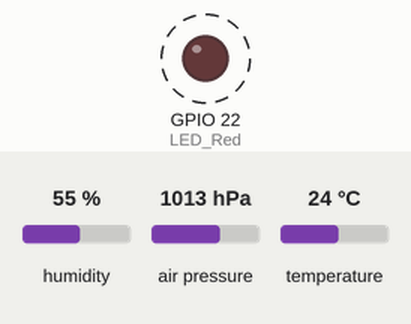
Recording of a sketch running on a simulated ESP32-C6. Parts: output pins drawn as LEDs (lit = HIGH). Dashed ring = blinking. Inputs (shaded band) come from the test bench; at power-on: humidity 55 %, air pressure 1013 hPa, temperature 24 °C. What the sketch prints to the serial monitor is not drawn.

Above: at 1.0 s.
Timing chart, 0 to 3.5 s (numbered marks = the images above):
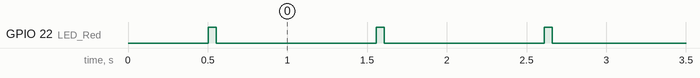

The sketch:

BME280_Test.ino
```cpp
/*
  Dave Williams, DitroniX 2019-2026 (ditronix.net)
  CWX(C6), AQIX and AQIL Compact Weather Station and Air Quality Monitors - ESP32-C6 Series Board
  Features include ESP32-C6, BME280, SCD40/SCD41 Air Quality CO2 Sensor, SFH2440 Light Sensor, CR123A, Battery Sensor, USB ESP32C6 Dev Board  Flashing Compatible

  PCA 1.2603 - CWX(C6), AQIX and AQIL - Basic Bring Up Test Code - March 2026

  Remember!
  - Set the BOARD to Use ESP32C6 Dev Module (or similar).
  - You can also set the BAUD rate up to 921600 to speed up flashing.
  - The SDK does NOT need external power to flash.  It will take Power from the USB 5V.
  - The Serial Monitor is configured for BAUD 115200

  The purpose of this test code is to cycle through the various main functions of the board as part of bring up testing.
  .
  This test code is OPEN SOURCE and formatted for easier viewing.  Although is is not intended for real world use, it may be freely used, or modified as needed.
  It is distributed on an "AS IS" BASIS, WITHOUT WARRANTIES OR CONDITIONS OF ANY KIND, either express or implied.

  Further information, details and examples can be found on our website or github.com/DitroniX

  CWX           https://github.com/DitroniX/CWX-Compact-Weather-Station
  AQIX          https://github.com/DitroniX/AQIX-Air-Quality-Monitor-IoT-Weather-Station
  AQIL (LoRA)   https://github.com/DitroniX/AQIL-ESP32-C6-SX1262-LoRa-Air-Quality-Monitor-IoT-Weather-Station
*/

// Libraries
#include "Arduino.h"
#include "Wire.h"
#include <Adafruit_BME280.h>  // Remember to install the Adafruit_BME280 library
#include <Adafruit_Sensor.h>

// ######### VARIABLES / DEFINES / STATIC #########

// Variables
char SensorResult[10];
float TemperatureC;
float Humidity;
int Pressure;

// Constants
const int LoopDelay = 1;  // Loop Delay in Seconds

// Objects
Adafruit_BME280 bme;  //BME280 connect to ESP32-C6 I2C BME280 0x76 | BMP280 0x76 |  BMP180 0x77

// **************** IO ****************

// Define I2C (Expansion Port)
#define I2C_SDA 6
#define I2C_SCL 7

// **************** OUTPUTS ****************
#define LED_Red 22    // Red LED
#define LED_Green 21  // Gren LED
#define LED_Blue 23   // Blue LED

// ######### FUNCTIONS #########

// Initialise BME280
void InitialiseTemperatureSensor() {
  if (!bme.begin(0x76)) {
    Serial.println("Could not find a valid BME280 sensor, check wiring!  Could eqally be a BMP180?");
    // BME280 0x76 | BMP280 0x76 |  BMP180 0x77
    // while (1);
  }
}

// ######### SETUP #########
void setup() {

  //Stabalise
  delay(500);

  // Initialize UART:
  Serial.begin(115200, SERIAL_8N1);  //115200
  while (!Serial)
    ;
  Serial.println("");

  // Initialize I2C
  Wire.begin(I2C_SDA, I2C_SCL);

  // LEDs
  pinMode(LED_Red, OUTPUT);

  // LEDs Default Off State
  digitalWrite(LED_Red, LOW);

  InitialiseTemperatureSensor();
  Serial.println("");

  Serial.println("CWX(C6), AQIX and AQIL Configured...\n");
}

// ######### LOOP #########
void loop() {

  // Get Temperature ºC and round to 1 decimal place
  TemperatureC = bme.readTemperature();
  dtostrf(TemperatureC, 5, 1, SensorResult);
  sprintf(SensorResult, "%s", SensorResult);
  Serial.print("Temperature (ºC): ");
  Serial.println(SensorResult);

  // Get Humity % and round to no decimal places
  Humidity = round(bme.readHumidity());
  dtostrf(Humidity, 5, 0, SensorResult);
  Serial.print("Humidity (%): ");
  Serial.println(SensorResult);

  // Get Pressure and round to no decimal places
  Pressure = (bme.readPressure() / 100.0F);
  Pressure = round(Pressure);
  Serial.print("Pressure (hPa): ");
  Serial.println(Pressure);

  Serial.println("\n");

  // Heatbeat LED
  digitalWrite(LED_Red, HIGH);
  delay(50);
  digitalWrite(LED_Red, LOW);

  // Loop Delay
  delay(LoopDelay * 1000);
}
```

Measured:
- by itself, GPIO 22 (LED_Red): alternates HIGH for 0.05 s and LOW for 1.0 s
